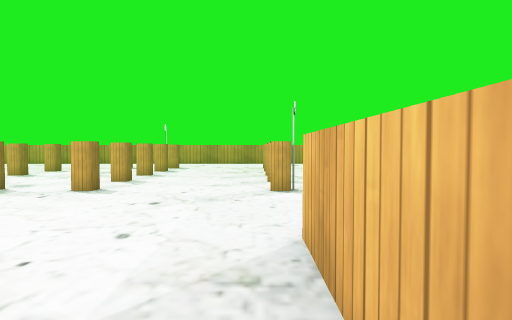
View 1 (above)

24 first-person views from a walk through a robot-simulator world made for Gazebo. The camera is 0.44 m above the floor, tilts 2° down and sees 70° across. The floor is counted in squares, 0.5 m on a side. Each view is taken from the middle of a square. On the plan, view 1 faces up. The plan holds only what a view shows up to about 12 squares ahead; the rest is blank. The place goes on beyond the plan. Simple patterns stand in for the simulator's built-in surfaces.

View 2
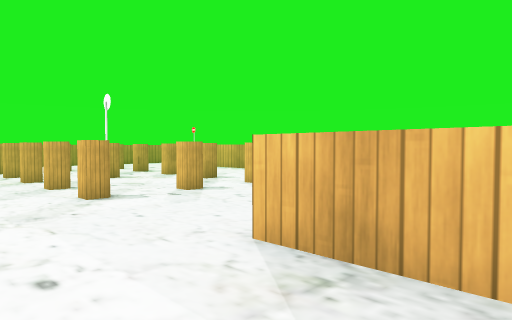

View 3
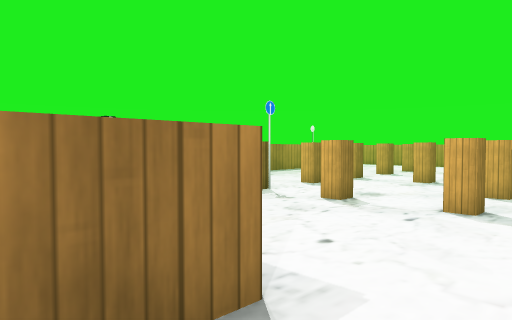

View 4
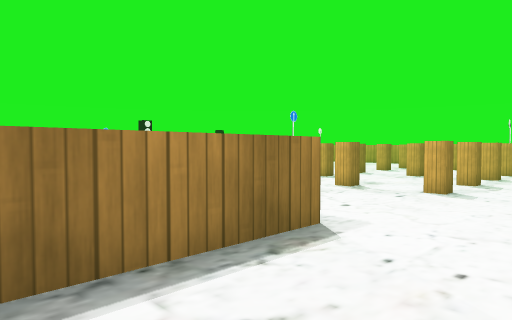

View 5
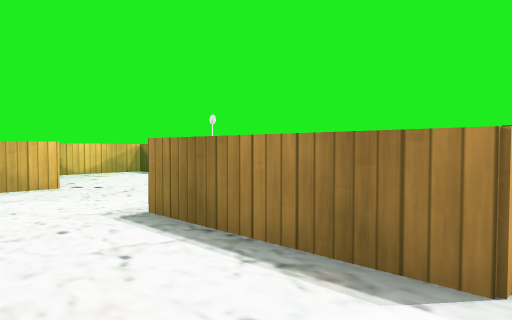

View 6
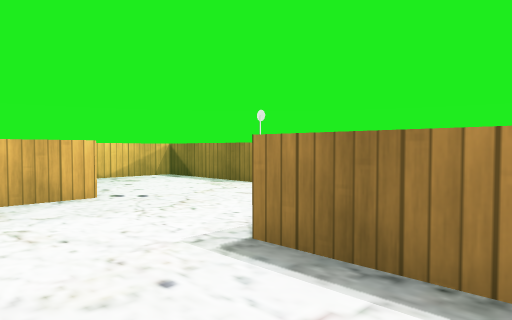

View 7
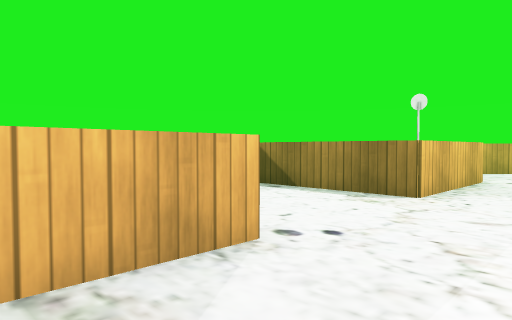

View 8
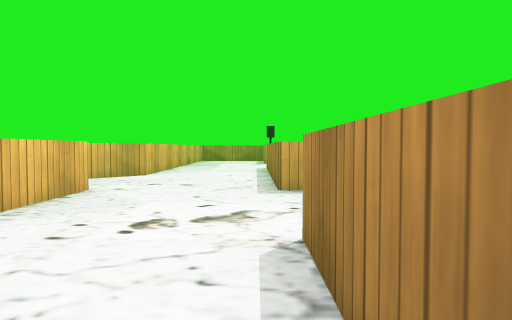

View 9
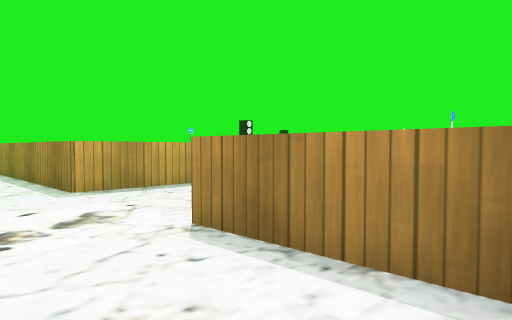

View 10
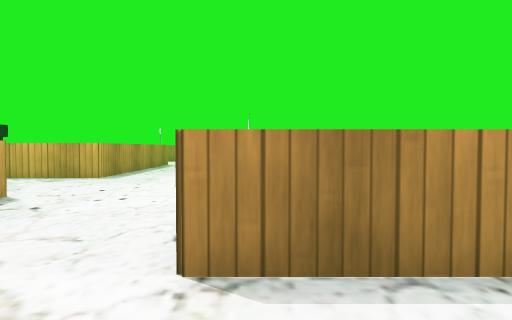

View 11
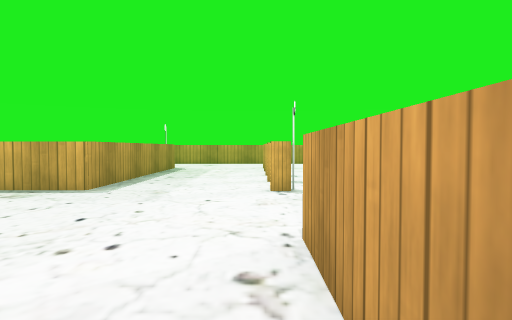

View 12
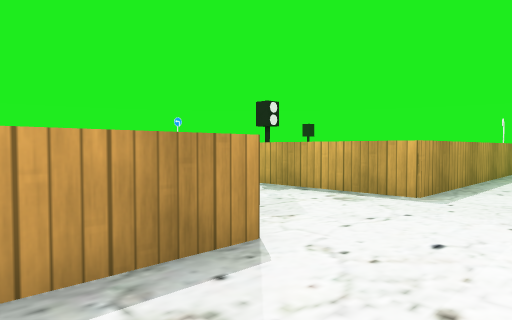

View 13
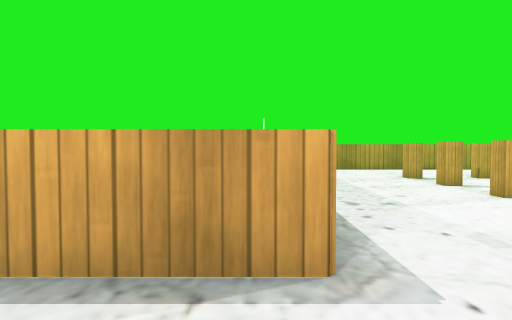

View 14
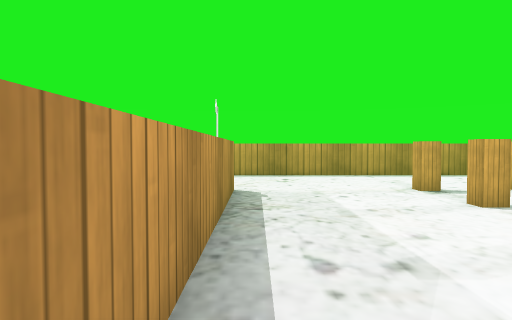

View 15
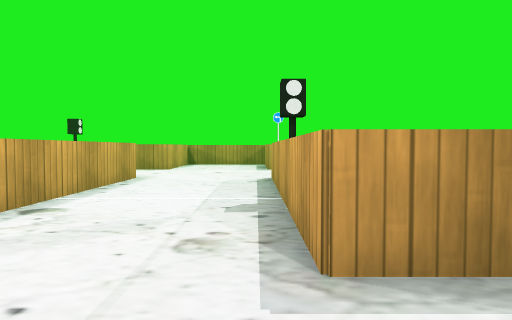

View 16
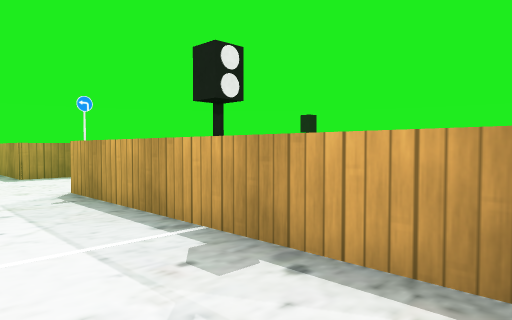

View 17
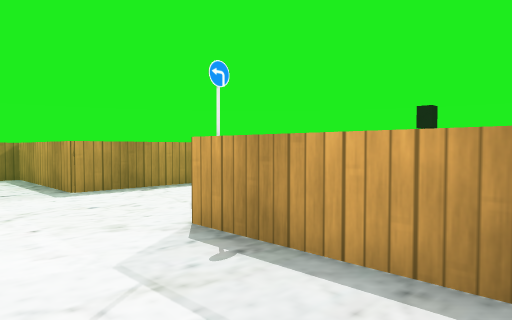

View 18
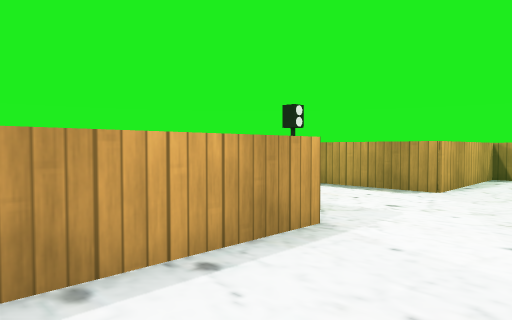

View 19
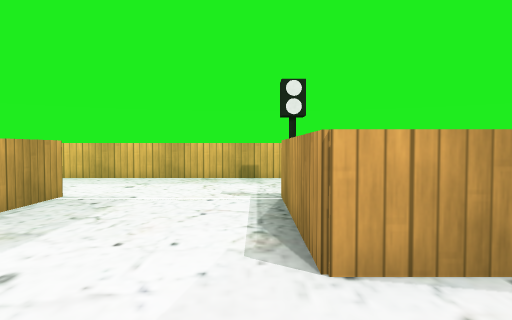

View 20
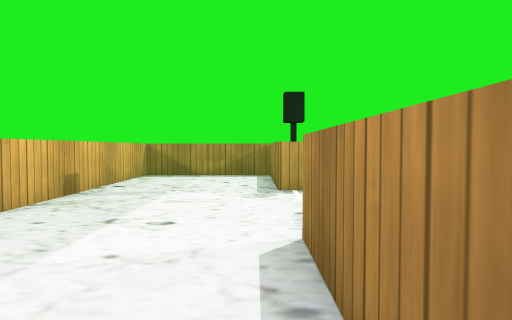

View 21
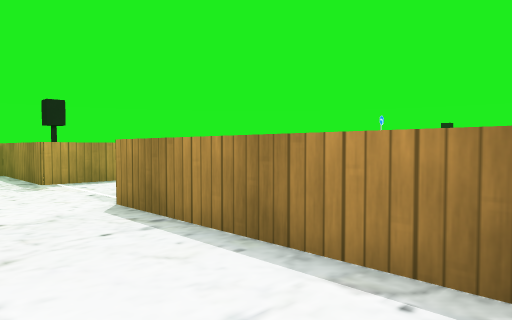

View 22
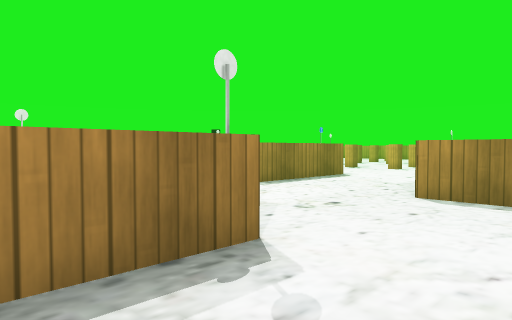

View 23
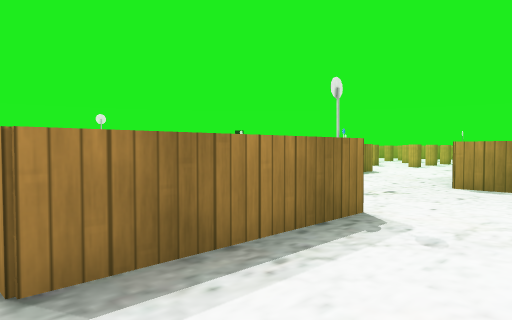

View 24
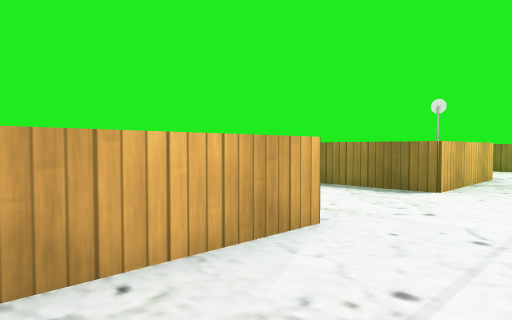

### Floor plan
Points are (right, up) in squares from view 1. A wall is a line through its corners. A room is listed if a view was taken in it or the views show most of it. See-through windows are left out.
Room 1 (views 1, 2, 3, 4, 5, 6, 7, 8, 9, 10, 11, 12, 13, 14, 15, 16, 17, 18, 19, 20, 21, 22, 23, 24)
walls: (-11.4, 3.5) (-11.4, -0.5) (-19.6, -0.5) (-19.6, 1.1); (-3.4, 3.6) (-3.4, -0.5); (-7.5, 0.6) (-7.5, 3.5); (-11.4, 14.5) (-11.4, 7.5) (-18.5, 7.5); (-4.4, -0.5) (-7.6, -0.5); (0.5, 0.6) (0.5, 3.5); (-11.6, -4.4) (-8.4, -4.4); (-19.6, 3.6) (-13.9, 3.6); (-3.6, -4.4) (-0.4, -4.4); (-7.5, -5.4) (-7.5, -8.4) (-4.6, -8.4); (1.9, -0.5) (0.4, -0.5); (-4.2, 19.4) (-11.8, 19.4); (0.6, -5.4) (0.6, -8.6); (-23.4, 10.2) (-23.4, 7.5) (-27.4, 7.5) (-27.4, 7); (4.4, -4.4) (7.6, -4.4); (-24.4, -0.5) (-27.4, -0.5) (-27.4, -4.4) (-15.5, -4.4) (-14.2, -5.7); (-27.4, 4) (-27.4, 3.6) (-23.4, 3.6) (-23.4, 0.4)
objects: traffic light (-24, 0); sign (-19, 8); traffic light (-15, 8); other object (-12, 15); sign (-8, -5); sign (-8, 8); wooden box (-8, 9) to (-7, 10); wooden box (-8, 11) to (-7, 12); wooden box (-8, 13) to (-7, 14); wooden box (-8, 15) to (-7, 16); wooden box (-7, 8); wooden box (-6, 7) to (-5, 8); wooden box (-6, 11) to (-5, 12); wooden box (-6, 15) to (-5, 16); wooden box (-4, 7) to (-3, 8); wooden box (-4, 9) to (-3, 10); wooden box (-4, 11) to (-3, 12); wooden box (-4, 13) to (-3, 14); sign (0, -5); sign (0, 8); wooden box (0, 9) to (1, 10); wooden box (0, 11) to (1, 12); wooden box (0, 13) to (1, 14); other object (0, 15) to (1, 16); wooden box (1, 8); wooden box (2, 7) to (3, 8); wooden box (2, 11) to (3, 12); wooden box (4, 7) to (5, 8); wooden box (4, 9) to (5, 10); wooden box (4, 11) to (5, 12)

Where each view was taken, in squares from view 1:
view 1: 0 up, 0 right, facing up
view 2: 1 up, 2 left, facing up-right
view 3: 2 up, 2 left, facing up-left
view 4: 0 up, 1 left, facing up-left
view 5: 4 up, 1 left, facing down-left
view 6: 2 up, 1 left, facing down-left
view 7: 2 down, 1 left, facing down-left
view 8: 1 down, 4 left, facing left
view 9: 3 down, 4 left, facing up-left
view 10: 3 down, 7 left, facing up
view 11: 0 up, 8 left, facing up
view 12: 1 up, 9 left, facing up-left
view 13: 5 up, 12 left, facing up
view 14: 8 up, 11 left, facing up
view 15: 7 up, 9 left, facing left
view 16: 5 up, 12 left, facing up-left
view 17: 5 up, 16 left, facing up-left
view 18: 6 up, 16 left, facing down-left
view 19: 6 up, 23 left, facing down
view 20: 1 down, 16 left, facing left
view 21: 3 down, 14 left, facing up-left
view 22: 7 down, 3 right, facing up-left
view 23: 9 down, 3 right, facing up-left
view 24: 2 down, 8 right, facing down-left
